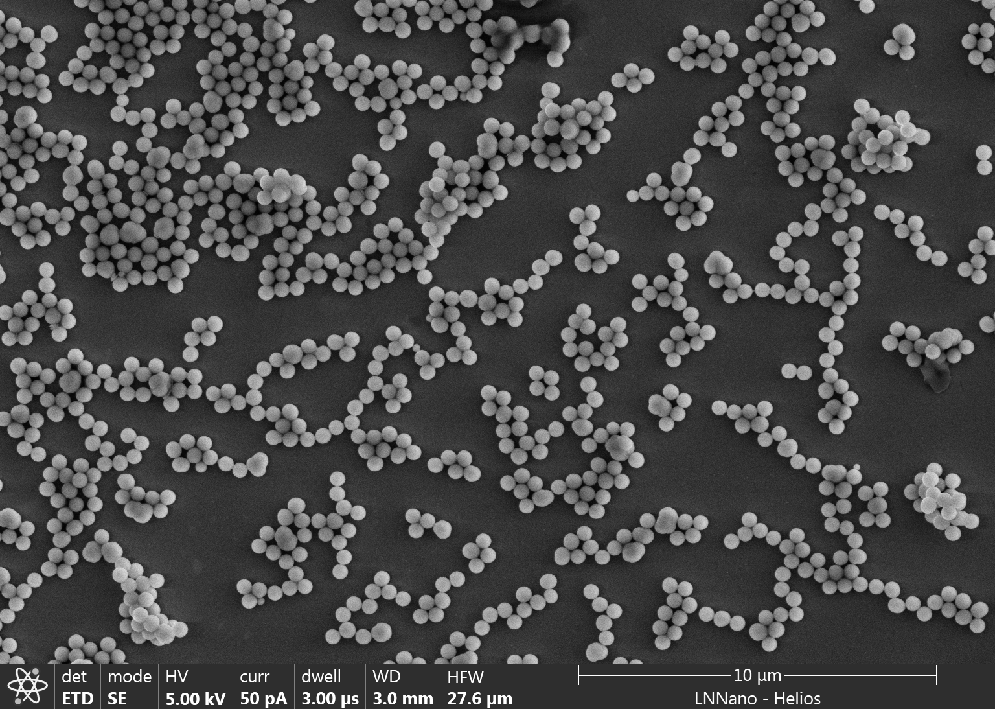
#> input picture Imagem_Filtros/Nano_Sips/images/GC_02.tif, 995 x 709 px, shrunk from 1536 x 1094 before the run, found by its file name
$ jupyter execute MEV-GC_02.ipynb
#> lines starting #> are read from the running program, lines starting #| are printed output that depends on the picture; after the words box and inside, x2 and y2 are one past the last pixel; in counts of white or black regions, pixels touching at a corner belong together; long printed decimals are rounded
# Obtenção de raio de nanopartículas de sílica de imagem de Microscópio Eletrônico de Varredura (MEV)

Nesta prática, vocês analisarão uma imagem de MEV, das nanopartículas de sílica que vocês sintetizaram e obtiveram as imagens no LNNano.

Para isso, utilizaremos a biblioteca OpenCV para Python.

O procedimento consiste no seguinte:
 - Abrir uma das imagens obtidas.
 - Aplicar um filtro para deixá-la em preto e branco.
 - Aplicar um filtro Gaussiano, para diminuir o ruído da imagem.
 - Então, com a função HoughCircles do OpenCV, são buscados círculos na imagem.
 - Por fim o arquivo original, com o filtro Gaussiano e outro com os círculos encontrados são mostrados.
 - **IMPORTANTE:** Para não travar seu Kernel, não feche as imagens no 'x', apenas aperte qualquer tecla do teclado quando a janela da imagem estiver ativa.

A seguir entramos em mais detalhes de cada passo a ser realizado.

## Filtro Gaussiano

Como a imagem tem duas dimensões, devemos aplicar um filtro Gaussiano 2D, que é definido pela seguinte expressão:

Basicamente um produto de duas funções Gaussianas, uma para *x* e uma para *y*. O parâmetro importante para ajustarmos é o desvio padrão, quanto maior o desvio, mais os pixels vizinhos serão misturados. Portanto, como há uma mistura de pixels vizinhos, isso leva a imagem a ficar borrada, como mostrado na figura abaixo:

Isso pode não parecer útil, pois o exemplo é dado com uma imagem nítida. Porém, se aplicarmos em uma imagem com ruído, que é o caso das imagens de microscopia eletrônica, isso passa a fazer mais sentido. Vejam o exemplo abaixo, para notarem como o ruído pode diminuir muito com o filtro Gaussiano:

Agora a imagem fica melhor de ser vista, pois não está mais pontilhada como a original. Para isso que utilizaremos o filtro nas imagens de MEV. Porém, não podemos aplicar um desvio padrão muito grande, pois assim perdemos detalhes e os contornos das nanopartículas não serão detectados. A biblioteca OpenCV, para ser mais eficiente, utiliza o método de gradiente de Hough,

## Encontrando os círculos

Para encontrarmos os círculos, basicamente precisamos tentar fazer um ajuste de círculos em todos os pontos da imagem. A equação de um círculo é a seguinte:

Nesta equação, *a* e *b* são o centro do círculo, *r* é o raio. Então, para cada ponto *(x,y)*, tentamos ajustar um círculo. Parece simples, mas é um processo exaustivo e demanda muitos recursos computacionais. A biblioteca OpenCV utiliza o método de gradiente de Hough, que acelera bastante o processo de detecção de círculos, o que tornou viável a sua aplicação. Para mais detalhes do método, confira este link: https://theailearner.com/tag/hough-gradient-method/

Agora, para aplicarmos este método, temos uma série de parâmetros a serem ajustados:

- dp: este parâmetro determina a resolução a ser utilizada, o utilizado no exemplo abaixo é 2.0, que significa que a metade a resolução original será utilizada. Pode ser contra intuitivo, mas, usar uma resolução menor ajuda na busca, tanto no custo computacional como na qualidade, pois muitos detalhes podem levar a encontrar círculos em locais onde não há círculos.
- minDist: Determina a distância mínima entre os círculos em pixels. Isso ajuda a não encontrar círculos sobrepostos, que também pode levar a encontrar círculos falsos. Porém, isso deve ser ajustado para cada imagem, pois algumas possuem nanopartículas sobrepostas.
- param1: Está relacionado ao algoritmo que detecta os contornos, quanto menor este número contornos mais fracos são encontrados, que leva a mais círculos. Devemos ajustar este parâmetro de acordo com a imagem a ser analisada.
- param2: Relacionado a seleção final dos círculos, novamente, quanto menor mais círculos são detectados, portando, deve ser ajustado para cada imagem.
- minRadius: É o raio mínimo, em pixels, dos círculos a serem detectados. Apenas uma inspeção visual na sua imagem deve lhe fornecer um valor. Notem que, se este valor for muito pequeno, círculos falsos podem ser detectados.
- maxRadius: Raio máximo em pixels. Novamente uma analise da imagem deve lhe dar uma ideia de que valor você está buscando.

Ótimo, portanto, vocês deverão ajustar estes valores para suas imagens, de modo a detectar os círculos que envolvam as suas nanopartículas. Brinquem com esses valores para obter algo que faça sentido. O código abaixo é um exemplo feito para nanopartículas de sílica com raio médio de 322 nm. Neste caso já foram ajustados os valores do desvio padrão do filtro Gaussiano e também os parâmetros da função HoughCircles, onde foram encontrados círculos representativos. Confira o código e então aplique para suas imagens.

[cell 1]
try:
    import cv2 as cv
except ModuleNotFoundError:
    import sys
    !{sys.executable} -m pip install opencv-python
    import cv2 as cv

import numpy as np
import pandas as pd

def main():
    filename = 'GC_02.tif' #Define o nome do arquivo da imagem a ser analisada.
    # Carrega a imagem
    orig = cv.imread(cv.samples.findFile(filename), cv.IMREAD_COLOR) #Salva na variável orig a imagem original.
#> orig is the input picture: shape (709, 995, 3); min 1, max 255, mean 75
    src = cv.imread(cv.samples.findFile(filename), cv.IMREAD_COLOR) #Salva a imagem que será manipulada na variável
                                                                    #src, assim temos a original e a manipulada
                                                                    #separadamente.

    gray = cv.cvtColor(src, cv.COLOR_BGR2GRAY) #Transforma a imagem em preto e branco.

    gray = cv.medianBlur(gray, 5) #Aplica o filtro Gaussiano, neste caso com um desvio padrão de 9 pixels.

    circles = cv.HoughCircles(gray,                       #Chama a função HoughCircles, na imagem filtrada.
                              method=cv.HOUGH_GRADIENT,   #Define o método Hough Gradient para buscar os círculos.
                              dp=2.2,                     #Utiliza metade da resolução para encontrar os círculos.
                              minDist=8,                 #Define uma distância mínima de 30 pixels entre os centros dos círculos.
                              param1=80,                 #Define o parâmetro a ser passado para o algoritmo de encontrar contornos.
                              param2=40,                  #Define o parâmetro para a definição final dos círculos.
                              minRadius=7,               #Define o raio mínimo dos círculos.
                              maxRadius=13)               #Define o raio máximo dos círculos.
#> circles = 175 rows, first 8: [295.9, 71.5, 11.62], [584.1, 117.7, 11.62], [135.3, 507.1, 11.62], [126.5, 51.7, 11.62], [903.1, 36.3, 11.62], [438.9, 322.3, 9.2], [949.3, 337.7, 11.62], [832.7, 410.3, 11.62]

    circle_inf = np.transpose(circles[0]) #Calcula a transposta das informações dos círculos, para
                                          #calcularmos a média e desvio padrão.

    df = pd.DataFrame(circle_inf[2], columns = ['Raios']) #Converte os raios para um dataframe.
#> df = table of 175 rows and 1 columns
    ax = df.plot.hist(bins=5, alpha=0.5) #Armazena no eixo ax o histograma de raios.
    ax.set_xlabel("Raio") #Define o rótulo do eixo-x.
    ax.set_ylabel("Contagem") #Define o rótulo do eixo-y.

    if circles is not None: #Caso círculos tenham sido encontrados, executa o código a seguir:
        print('O raio médio é de', np.average(circle_inf[2]), 'pixels') #Calcula e exibe o raio médio dos círculos.
#| O raio médio é de 10.245 pixels
        print('O desvio padrão do raio médio é de', np.std(circle_inf[2]), 'pixels') #Calcula e exibe o desvio
#| O desvio padrão do raio médio é de 1.222 pixels
                                                                                 #padrão dos raios dos círculos.
        circles = np.uint16(np.around(circles)) #Arredonda as informações dos círculos para inteiros e
#> circles = 175 rows, first 8: [296, 72, 12], [584, 118, 12], [135, 507, 12], [126, 52, 12], [903, 36, 12], [439, 322, 9], [949, 338, 12], [833, 410, 12]
                                                #transforma em uma variável inteira de 16 bits. Isso é
                                                #necessário, pois não existem valores não inteiros de pixels.
        for i in circles[0, :]: #Realiza um loop para todos os círculos encontrados.
            center = (i[0], i[1])  #Define o centro do círculo na variável center
            cv.circle(src, center, 1, (0, 100, 100), 2) #Aplica a variável center no cv.circle, para que
                                                        #o centro do círculo seja desenhado, o raio é definido
                                                        #como 1, para mostrar apenas um ponto no centro.
                                                        #A cor é definida na escala RGB, pelo vetor (0, 100, 100)
                                                        #A largura da linha é definida pelo último parâmetro
                                                        #neste caso 3 pixels.
            radius = i[2] #Define o raio do círculo na variável radius.
            cv.circle(src, center, radius, (255, 0, 255), 1) #Agora sim aplica-se o raio e o centro para desenhar
#> this loop made 175 passes
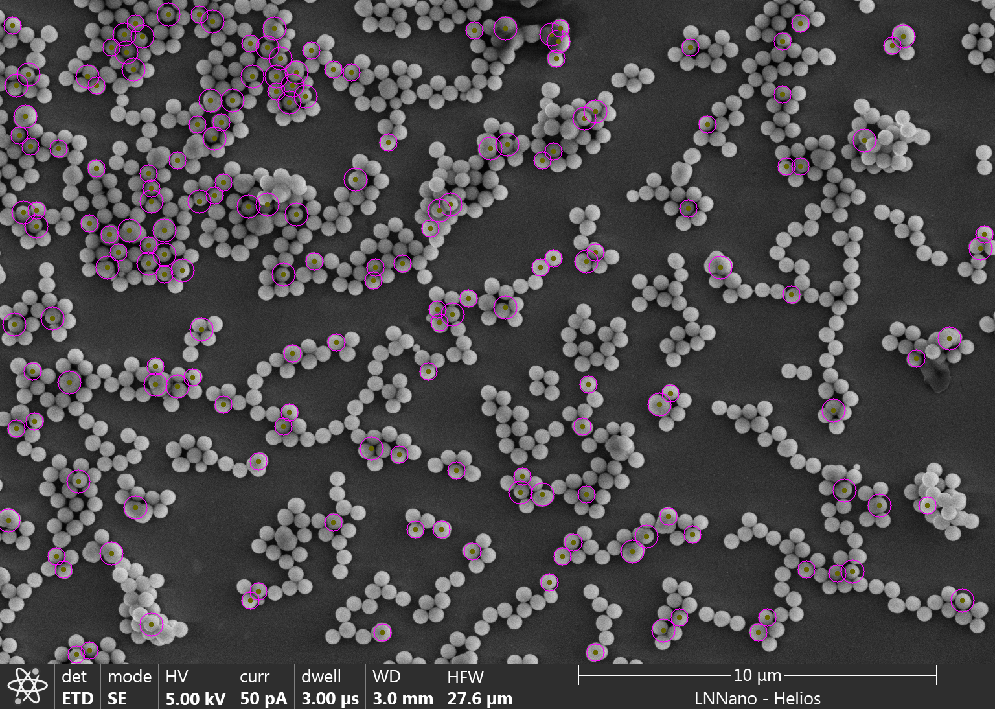
#> src: shape (709, 995, 3); 1.86% of pixels changed, all inside (x1, y1, x2, y2) = (0, 2, 994, 664)
                                                             #o círculo encontrado. A cor e largura da linha são
                                                             #definidas da mesma maneira que a explicada para o centro.

    cv.imshow("Original", orig) #Mostra a imagem original
    cv.imshow("Processed", gray) #Mostra a imagem com o filtro Gaussiano aplicado
    cv.imshow("detected circles", src) #Mostra a imagem com os círculos detectados.
    cv.waitKey(0) #Espera que uma tecla seja pressionada.
    cv.destroyAllWindows() #Fecha as janelas após pressionar qualquer tecla.


    return 0
if __name__ == "__main__":
    main()
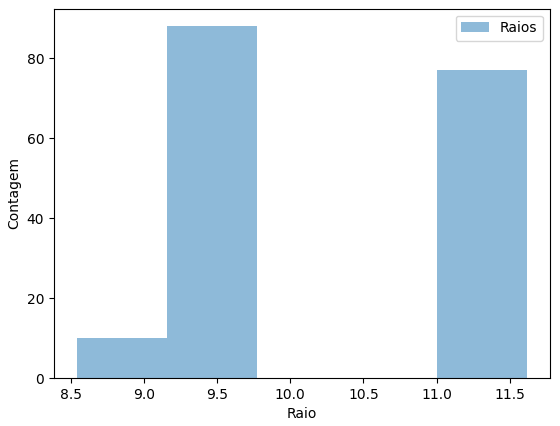
#> figure drawn by matplotlib, 1 panel; tallest bar 88 high, from x = 9.16 to 9.77

$ run again, with Imagem_Filtros/Nano_Sips/images/GC_01.tif copied over Imagem_Filtros/Nano_Sips/images/GC_02.tif
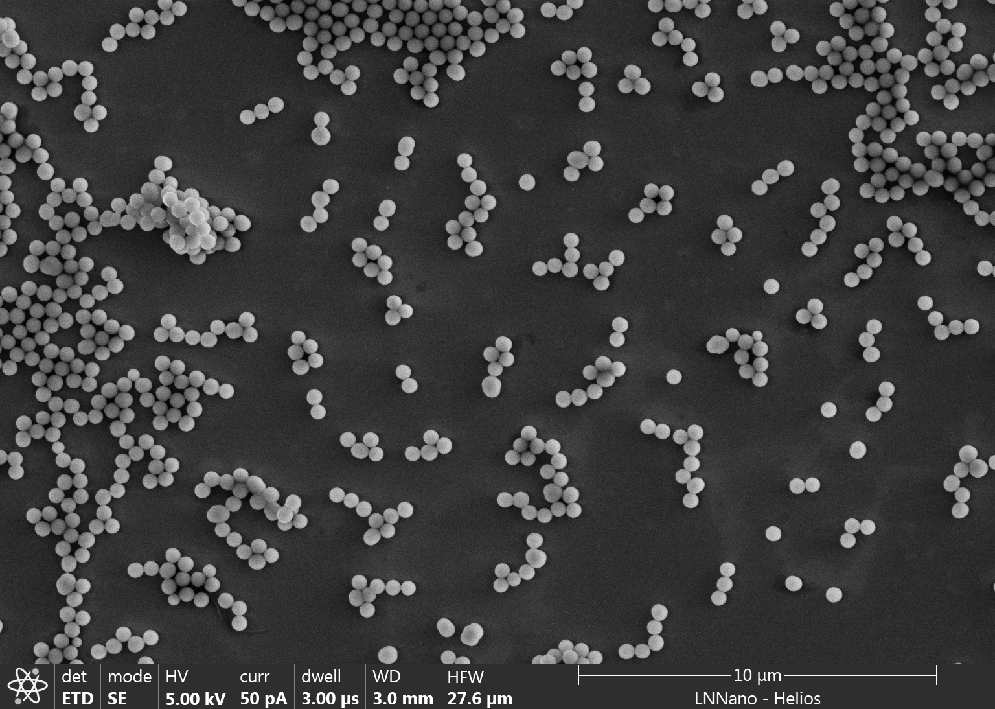
#> input picture Imagem_Filtros/Nano_Sips/images/GC_01.tif, 995 x 709 px, shrunk from 1536 x 1094 before the run, found by its file name
#> in main, orig is the input picture: shape (709, 995, 3); min 0, max 255, mean 63
#> in main, `circles = cv.HoughCircles(gray,`: circles = 92 rows, first 8: [320.1, 135.3, 9.2], [977.9, 467.5, 9.2], [856.9, 449.9, 8.32], [357.5, 597.3, 9.2], [221.1, 223.3, 11.62], [526.9, 181.5, 7.77], [447.7, 42.9, 11.62], [861.3, 14.3, 11.62]
#> df = table of 92 rows and 1 columns
#| O raio médio é de 9.986 pixels
#| O desvio padrão do raio médio é de 1.255 pixels
#> in main, `circles = np.uint16(np.around(circles))`: circles = 92 rows, first 8: [320, 135, 9], [978, 468, 9], [857, 450, 8], [358, 597, 9], [221, 223, 12], [527, 182, 8], [448, 43, 12], [861, 14, 12]
#> the loop in main, `for i in circles[0, :]:` made 92 passes
#> after the loop in main, `for i in circles[0, :]:`:
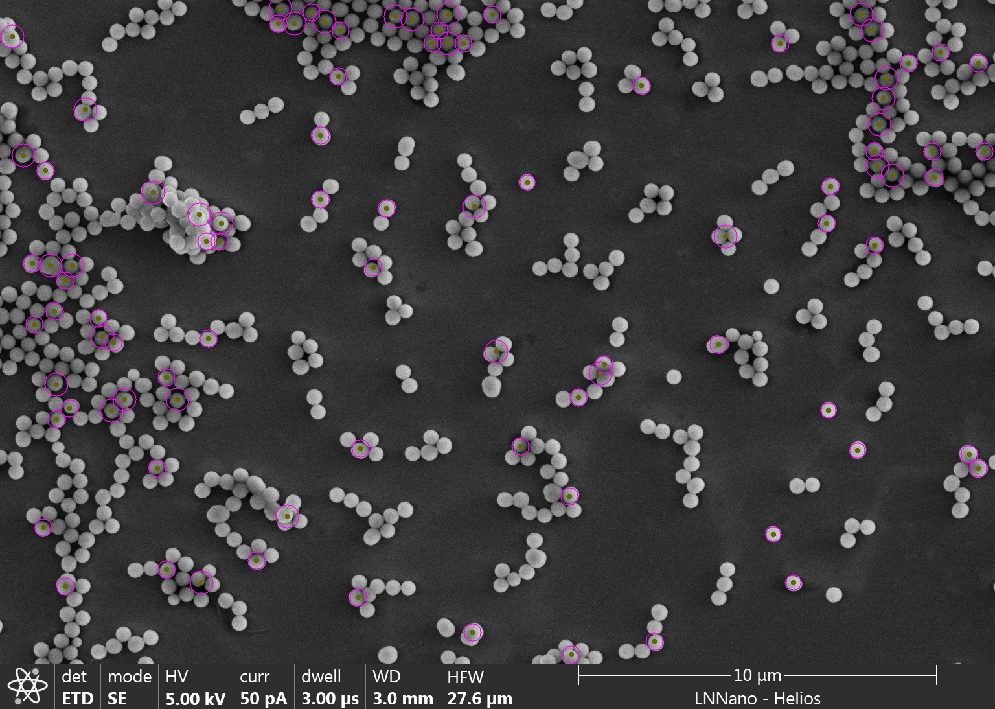
#> src: shape (709, 995, 3); 0.96% of pixels changed, all inside (x1, y1, x2, y2) = (0, 0, 994, 664)
#> `[cell 1] try: import cv2 as cv except ModuleNotFoundError: import sys ..`:
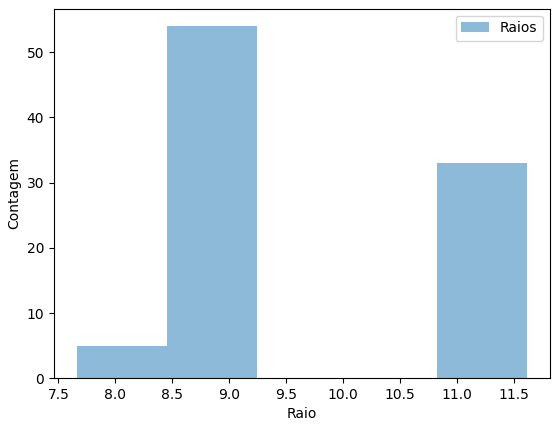
#> figure drawn by matplotlib, 1 panel; tallest bar 54 high, from x = 8.45 to 9.24

$ run again, with Imagem_Filtros/Nano_Sips/images/GC_04.tif copied over Imagem_Filtros/Nano_Sips/images/GC_02.tif
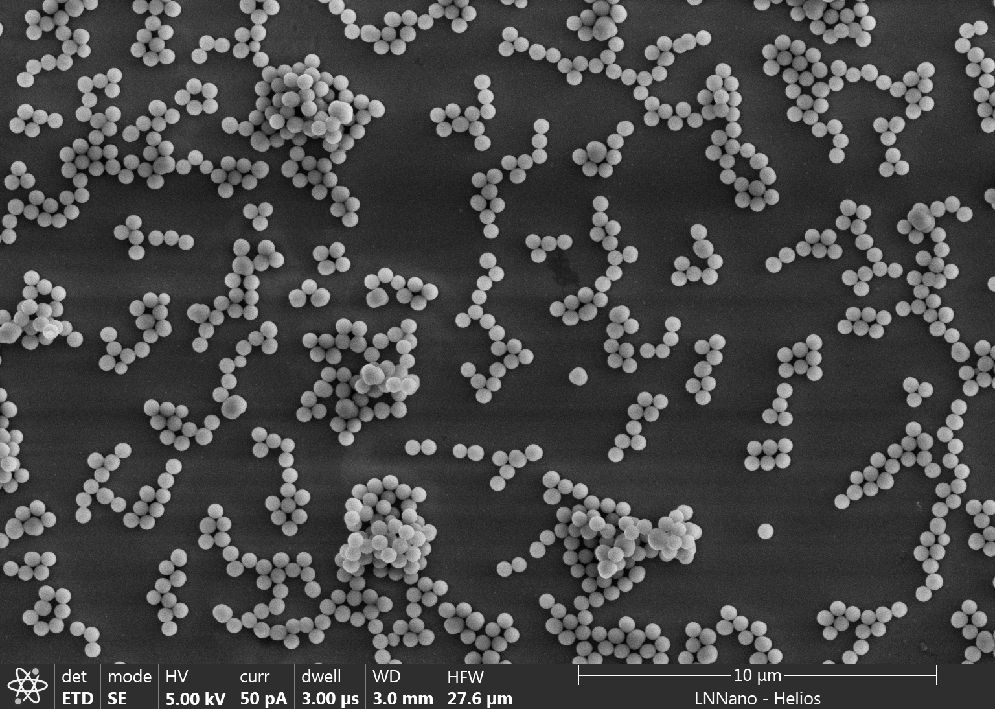
#> input picture Imagem_Filtros/Nano_Sips/images/GC_04.tif, 995 x 709 px, shrunk from 1536 x 1094 before the run, found by its file name
#> in main, orig is the input picture: shape (709, 995, 3); min 2, max 255, mean 72.6
#> in main, `circles = cv.HoughCircles(gray,`: circles = 136 rows, first 8: [370.7, 381.7, 11.62], [595.1, 152.9, 11.62], [705.1, 652.3, 11.62], [31.9, 524.7, 11.62], [386.1, 502.7, 11.62], [260.7, 139.7, 11.62], [839.3, 621.5, 9.2], [603.9, 29.7, 11.62]
#> df = table of 136 rows and 1 columns
#| O raio médio é de 9.989 pixels
#| O desvio padrão do raio médio é de 1.217 pixels
#> in main, `circles = np.uint16(np.around(circles))`: circles = 136 rows, first 8: [371, 382, 12], [595, 153, 12], [705, 652, 12], [32, 525, 12], [386, 503, 12], [261, 140, 12], [839, 622, 9], [604, 30, 12]
#> the loop in main, `for i in circles[0, :]:` made 136 passes
#> after the loop in main, `for i in circles[0, :]:`:
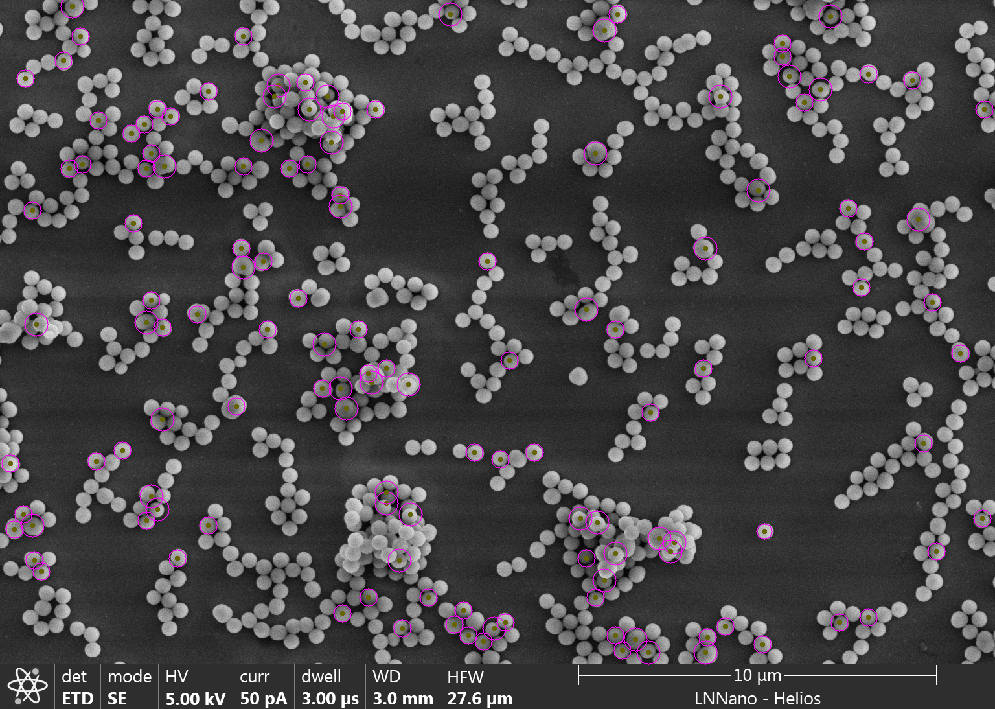
#> src: shape (709, 995, 3); 1.42% of pixels changed, all inside (x1, y1, x2, y2) = (1, 0, 994, 665)
#> `[cell 1] try: import cv2 as cv except ModuleNotFoundError: import sys ..`:
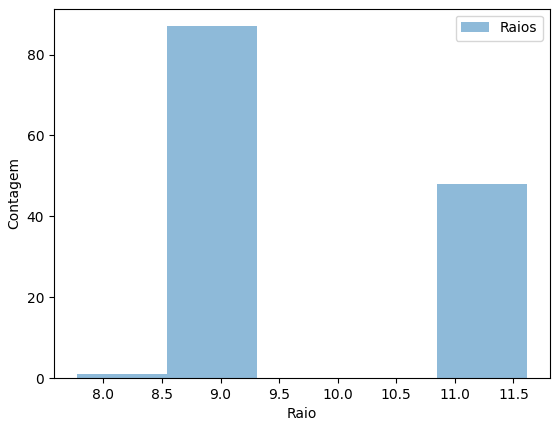
#> figure drawn by matplotlib, 1 panel; tallest bar 87 high, from x = 8.54 to 9.31
